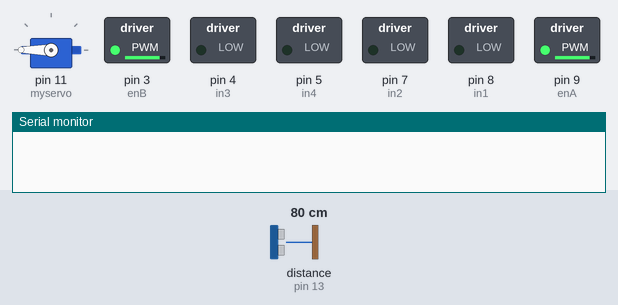
Recording of a sketch running on a simulated Arduino Uno, built with avr-gcc and run on an emulated ATmega328P. On the bench: servo, switched loads named in the sketch (green lamp = pin HIGH), the last lines printed to the serial monitor. Wiring (inferred from the names in the program): ultrasonic range finder: trigger pin 12; echo pin 13. Inputs (shaded band) come from the test bench; at power-on: distance to the obstacle (sensor on pin 13) 80 cm. The echo pulse lasts 58.3 µs per cm; pins used as bus, display or sensor lines are not drawn.

Above: at 1.05 s.
At 3.5 s:
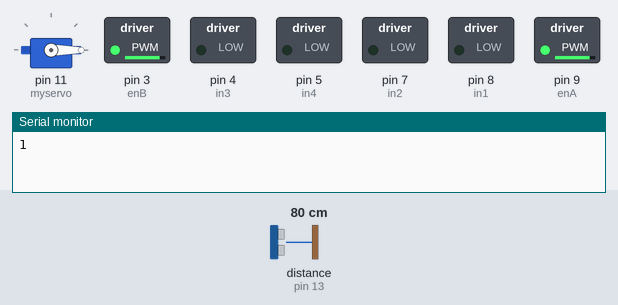
At 5.95 s:
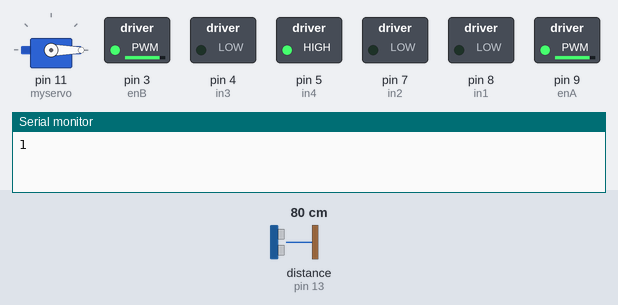
Timing chart, 0 to 7.5 s (numbered marks = the images above):
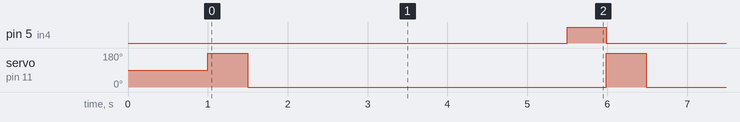

The sketch:

dc3.ino
```cpp
#include <Servo.h>

Servo myservo;  // Create a servo object

#define trig 12  // Define the trigger pin
#define echo 13  // Define the echo pin

// Motor A connections
int enA = 9;  // Enable pin for Motor A
int in1 = 8;  // Input 1 for Motor A
int in2 = 7;  // Input 2 for Motor A

// Motor B connections
int enB = 3;  // Enable pin for Motor B
int in3 = 4;  // Input 1 for Motor B
int in4 = 5;  // Input 2 for Motor B

byte maxDist = 160;                               //Maximum sensing distance (Objects further than this distance are ignored)
byte stopDist = 47;                               //Minimum distance from an object to stop in cm
float timeOut = 2*(maxDist+10)/100/340*1000000;

void setup() {

  // Set the motor control pins as outputs
  pinMode(enA, OUTPUT);
  pinMode(in1, OUTPUT);
  pinMode(in2, OUTPUT);
  pinMode(enB, OUTPUT);
  pinMode(in3, OUTPUT);
  pinMode(in4, OUTPUT);

  // Set the motor enable pins to control the speed
  analogWrite(enA, 220); // Adjust the speed as needed
  analogWrite(enB, 220); // Adjust the speed as needed


  Serial.begin(9600);  // Initialize serial communication

  pinMode(trig, OUTPUT);
  pinMode(echo, INPUT);

  myservo.attach(11);  // Attaches the servo on pin 11

  // Wait for the sensor, servo, and motors to settle
  delay(1000);
}


void moveForwardCentimeters(int centimeters) {
  // Check if a valid distance was provided
  if (centimeters <= 0) {
    Serial.println("Invalid distance. Distance must be greater than zero.");
    return;
  }

  // Calculate delay time based on the assumption that the car moves 1 meter in 3.5 seconds
  long delayTime = centimeters * 35;

  // Spin both motors forward
  digitalWrite(in1, LOW);
  digitalWrite(in2, HIGH);
  digitalWrite(in3, LOW);
  digitalWrite(in4, HIGH);

  delay(delayTime); // Move for the specified delay time

  // Stop the motors
  digitalWrite(in1, LOW);
  digitalWrite(in2, LOW);
  digitalWrite(in3, LOW);
  digitalWrite(in4, LOW);
}


void moveBackwardCentimeters(int centimeters) {
  // Check if a valid distance was provided
  if (centimeters <= 0) {
    Serial.println("Invalid distance. Distance must be greater than zero.");
    return;
  }

  // Calculate delay time based on the assumption that the car moves 1 meter in 3.5 seconds
  long delayTime = centimeters * 35;

  // Spin both motors backward
  digitalWrite(in1, HIGH);
  digitalWrite(in2, LOW);
  digitalWrite(in3, HIGH);
  digitalWrite(in4, LOW);

  delay(delayTime); // Move for the specified delay time
  // Stop the motors
  digitalWrite(in1, LOW);
  digitalWrite(in2, LOW);
  digitalWrite(in3, LOW);
  digitalWrite(in4, LOW);
}

void moveForward() {
  // Spin both motors forward
  digitalWrite(in1, LOW);
  digitalWrite(in2, HIGH);
  digitalWrite(in3, LOW);
  digitalWrite(in4, HIGH);


}

void stopMove()   {
  // Spin both motors forward
  digitalWrite(in1, LOW);
  digitalWrite(in2, LOW);
  digitalWrite(in3, LOW);
  digitalWrite(in4, LOW);

}

void stopMotors(int delayTime) {
  // Spin both motors forward
  digitalWrite(in1, LOW);
  digitalWrite(in2, LOW);
  digitalWrite(in3, LOW);
  digitalWrite(in4, LOW);
  delay(delayTime); // Use the delayTime provided as an argument
}

void turnRightDegrees(int degrees) {
  // Stop both motors
  digitalWrite(in1, LOW);
  digitalWrite(in2, LOW);
  digitalWrite(in3, LOW);
  digitalWrite(in4, LOW);

  // Adjust this delay based on your estimated turn time
  delay(3000);

  // Start turning right
  digitalWrite(in1, LOW);
  digitalWrite(in2, HIGH);
  digitalWrite(in3, LOW);
  digitalWrite(in4, LOW);

  // Calculate the delay based on the specified degrees
  long delayTime = 0;
  if (degrees == 30) {
    delayTime = 330;
  } else if (degrees == 45) {
    delayTime = 490;
  } else if (degrees == 60) {
    delayTime = 650;
  } else if (degrees == 90) {
    delayTime = 1050;
  }

  // Check if a valid angle was provided
  if (delayTime == 0) {
    Serial.println("Invalid angle. Available options: 30, 45, 60, 90 degrees");
    return;
  }

  delay(delayTime);
}

void turnLeftDegrees(int degrees) {
  // Stop both motors
  digitalWrite(in1, LOW);
  digitalWrite(in2, LOW);
  digitalWrite(in3, LOW);
  digitalWrite(in4, LOW);

  // Adjust this delay based on your estimated turn time
  delay(3000);

  // Start turning left
  digitalWrite(in1, LOW);
  digitalWrite(in2, LOW);
  digitalWrite(in3, LOW);
  digitalWrite(in4, HIGH);

  // Calculate the delay based on the specified degrees
  long delayTime = 0;
  if (degrees == 30) {
    delayTime = 340;
  } else if (degrees == 45) {
    delayTime = 490;
  } else if (degrees == 60) {
    delayTime = 650;
   } else if (degrees == 90) {
    delayTime = 1050;
  }

  // Check if a valid angle was provided
  if (delayTime == 0) {
    Serial.println("Invalid angle. Available options: 30, 45, 60, 90 degrees");
    return;
  }

  delay(delayTime);
}

int getDistance()                                   //Measure the distance to an object
{
  unsigned long pulseTime;                          //Create a variable to store the pulse travel time
  int distance;                                     //Create a variable to store the calculated distance
  digitalWrite(trig, HIGH);                         //Generate a 10 microsecond pulse
  delayMicroseconds(10);
  digitalWrite(trig, LOW);
  pulseTime = pulseIn(echo, HIGH, timeOut);         //Measure the time for the pulse to return
  distance = (float)pulseTime * 340 / 2 / 10000;    //Calculate the object distance based on the pulse time
  return distance;
}

int checkDirection()                                            //Check the left and right directions and decide which way to turn
{
  int distances [2] = {0,0};                                    //Left and right distances
  int turnDir = 1;                                              //Direction to turn, 0 left, 1 reverse, 2 right
  myservo.write(180);                                      //Turn servo to look left
  delay(500);
  distances [0] = getDistance();                                //Get the left object distance
 myservo.write(0);                                           //Turn servo to look right
  delay(1000);
  distances [1] = getDistance();                                //Get the right object distance
  if (distances[0]>=200 && distances[1]>=200)                   //If both directions are clear, turn left
    turnDir = 0;
  else if (distances[0]<=stopDist && distances[1]<=stopDist)    //If both directions are blocked, turn around
    turnDir = 1;
  else if (distances[0]>=distances[1])                          //If left has more space, turn left
    turnDir = 0;
  else if (distances[0]<distances[1])                           //If right has more space, turn right
    turnDir = 2;
  return turnDir;
}

void loop() {

      myservo.write(90);  // Rotate the servo to the current angle


int distance = getDistance();                   //Check that there are no objects ahead
  if(distance >= stopDist)                        //If there are no objects within the stopping distance, move forward
  {
    moveForward();
  }
  while(distance >= stopDist)                     //Keep checking the object distance until it is within the minimum stopping distance
  {
    distance = getDistance();
    delay(250);
  }
  stopMove();


 int turnDir = checkDirection();                 //Check the left and right object distances and get the turning instruction
  Serial.print(turnDir);
  switch (turnDir)                                //Turn left, turn around or turn right depending on the instruction
  {
    case 0:                                       //Turn left
      turnLeftDegrees (90);
      break;
    case 1:                                       //Turn around
      turnLeftDegrees (45);
      break;
    case 2:                                       //Turn right
      turnRightDegrees (90);
      break;
  }
}
```

Measured:
- by itself, pin 5 (in4): alternates HIGH for 0.49 s and LOW for 4.5 s
- by itself, servo on pin 11 (myservo): alternates 180° for 0.50 s and 0° for 4.5 s
